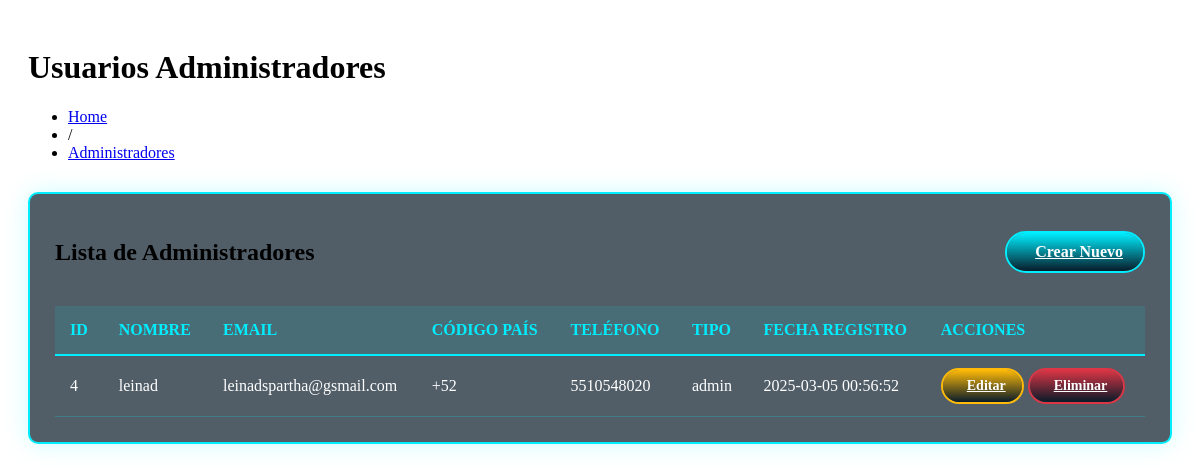
/public/dashboard_content/usuarios.php, run on an earlier commit of the app's database.
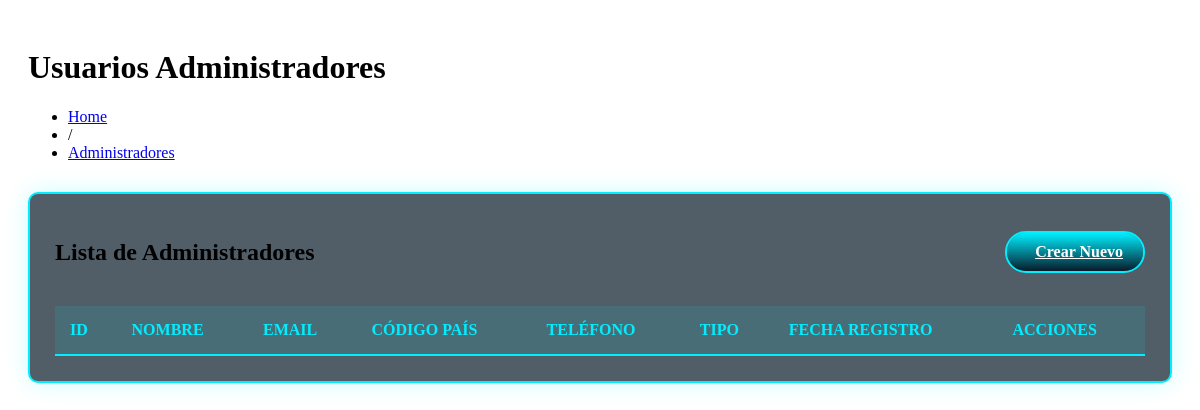
And on a later commit of the database.
### tables this page shows
CREATE TABLE `usuarios` (
  `id` int(11) NOT NULL,
  `nombre_usuario` varchar(50) NOT NULL,
  `email` varchar(100) NOT NULL,
  `codigo_pais` varchar(5) NOT NULL,
  `telefono` varchar(10) NOT NULL,
  `contraseña` varchar(255) NOT NULL,
  `tipo` varchar(50) DEFAULT NULL,
  `fecha_registro` timestamp NOT NULL DEFAULT current_timestamp(),
  `foto_perfil` varchar(255) DEFAULT 'default.png',
  `avatar_path` varchar(255) DEFAULT 'img/avatars/default-avatar.jpg',
  `cover_path` varchar(255) DEFAULT 'img/covers/default-cover.jpg',
  `biografia` text DEFAULT 'Usuario de Limanprof',
  `ultima_conexion` timestamp NULL DEFAULT NULL
);

### public/dashboard_content/usuarios.php (the view, shortened to what this page needs)
<link rel="stylesheet" href="css/tables.css">
<link rel="stylesheet" href="https://cdn.datatables.net/1.13.7/css/jquery.dataTables.min.css">
<link rel="stylesheet" href="css/datatables-custom.css">
<div class="data-section">
    <div class="data-header">
        <h1 class="title">Usuarios Administradores</h1>
        <ul class="breadcrumbs">
            <li><a href="?page=dashboard_main">Home</a></li>
            <li class="divider">/</li>
            <li><a href="#" class="active">Administradores</a></li>
        </ul>
    </div>
    <?php
    include("../config/config.php");
    $sql = "SELECT * FROM usuarios WHERE tipo = 'admin'";
    $resultado = mysqli_query($conexion, $sql);
    ?>
    <div class="table-wrapper">
        <div class="table-header">
            <h2>Lista de Administradores</h2>
            <a href="AddNewUser.php" class="table-btn table-btn-add">
                <i class='bx bx-plus-circle'></i> Crear Nuevo
            </a>
        </div>
        <div class="table-container">
            <table id="usersTable" class="data-table display">
                <thead>
                    <tr>
                        <th>Id</th>
                        <th>Nombre</th>
                        <th>Email</th>
                        <th>Código País</th>
                        <th>Teléfono</th>
                        <th>Tipo</th>
                        <th>Fecha Registro</th>
                        <th>Acciones</th>
                    </tr>
                </thead>
                <tbody>
                    <?php while ($fila = mysqli_fetch_assoc($resultado)) { ?>
                        <tr>
                            <td><?php echo $fila['id']; ?></td>
                            <td><?php echo $fila['nombre_usuario']; ?></td>
                            <td><?php echo $fila['email']; ?></td>
                            <td><?php echo $fila['codigo_pais']; ?></td>
                            <td><?php echo $fila['telefono']; ?></td>
                            <td><?php echo $fila['tipo']; ?></td>
                            <td><?php echo $fila['fecha_registro']; ?></td>
                            <td>
                                <a href="UpdateUser.php?id=<?php echo $fila['id']; ?>" class="table-btn table-btn-edit">
                                    <i class='bx bx-edit-alt'></i>Editar
                                </a>
                                <a href="DeleteUser.php?id=<?php echo $fila['id']; ?>" class="table-btn table-btn-delete">
                                    <i class='bx bx-trash'></i>Eliminar
                                </a>
                            </td>
                        </tr>
                    <?php } ?>
                </tbody>
            </table>
        </div>
    </div>
</div>

What changed in the data, as far as the page shows it:
removed usuarios: id "4", nombre_usuario "leinad", email "leinadspartha@gsmail.com", codigo_pais "+52", telefono "5510548020", tipo "admin", fecha_registro "2025-03-05 00:56:52"
